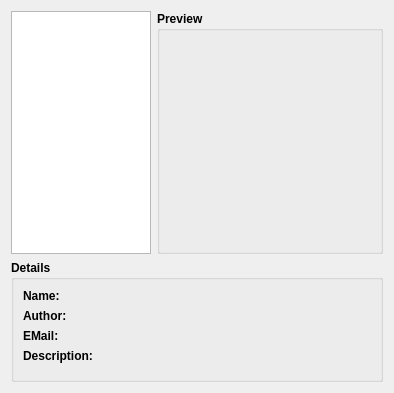
<?xml version="1.0" encoding="UTF-8"?>
<ui version="4.0">
 <class>ThemeSettings</class>
 <widget class="QWidget" name="ThemeSettings">
  <property name="geometry">
   <rect>
    <x>0</x>
    <y>0</y>
    <width>394</width>
    <height>393</height>
   </rect>
  </property>
  <property name="windowTitle">
   <string>Form</string>
  </property>
  <layout class="QVBoxLayout" name="verticalLayout_2">
   <item>
    <layout class="QHBoxLayout" name="horizontalLayout_2">
     <item>
      <widget class="QListWidget" name="itemList"/>
     </item>
     <item>
      <widget class="QGroupBox" name="groupBox">
       <property name="font">
        <font>
         <weight>75</weight>
         <bold>true</bold>
        </font>
       </property>
       <property name="title">
        <string>Preview</string>
       </property>
       <layout class="QHBoxLayout" name="horizontalLayout">
        <property name="spacing">
         <number>10</number>
        </property>
        <property name="margin">
         <number>10</number>
        </property>
        <item>
         <widget class="QLabel" name="previewLabel">
          <property name="minimumSize">
           <size>
            <width>200</width>
            <height>200</height>
           </size>
          </property>
          <property name="maximumSize">
           <size>
            <width>200</width>
            <height>200</height>
           </size>
          </property>
          <property name="frameShape">
           <enum>QFrame::NoFrame</enum>
          </property>
          <property name="text">
           <string/>
          </property>
         </widget>
        </item>
       </layout>
      </widget>
     </item>
    </layout>
   </item>
   <item>
    <widget class="QGroupBox" name="groupBox_2">
     <property name="font">
      <font>
       <weight>75</weight>
       <bold>true</bold>
      </font>
     </property>
     <property name="title">
      <string>Details</string>
     </property>
     <layout class="QFormLayout" name="formLayout">
      <item row="0" column="0">
       <widget class="QLabel" name="nameLabel">
        <property name="font">
         <font>
          <weight>75</weight>
          <bold>true</bold>
         </font>
        </property>
        <property name="text">
         <string>Name:</string>
        </property>
       </widget>
      </item>
      <item row="0" column="1">
       <widget class="QLabel" name="nameText">
        <property name="font">
         <font>
          <weight>50</weight>
          <bold>false</bold>
         </font>
        </property>
        <property name="text">
         <string notr="true"/>
        </property>
       </widget>
      </item>
      <item row="1" column="0">
       <widget class="QLabel" name="authorLabel">
        <property name="font">
         <font>
          <weight>75</weight>
          <bold>true</bold>
         </font>
        </property>
        <property name="text">
         <string>Author:</string>
        </property>
       </widget>
      </item>
      <item row="1" column="1">
       <widget class="QLabel" name="authorText">
        <property name="font">
         <font>
          <weight>50</weight>
          <bold>false</bold>
         </font>
        </property>
        <property name="text">
         <string notr="true"/>
        </property>
       </widget>
      </item>
      <item row="2" column="0">
       <widget class="QLabel" name="emailLabel">
        <property name="font">
         <font>
          <weight>75</weight>
          <bold>true</bold>
         </font>
        </property>
        <property name="text">
         <string>EMail:</string>
        </property>
       </widget>
      </item>
      <item row="2" column="1">
       <widget class="QLabel" name="emailText">
        <property name="font">
         <font>
          <weight>50</weight>
          <bold>false</bold>
         </font>
        </property>
        <property name="text">
         <string notr="true"/>
        </property>
       </widget>
      </item>
      <item row="3" column="0">
       <widget class="QLabel" name="descriptionLabel">
        <property name="font">
         <font>
          <weight>75</weight>
          <bold>true</bold>
         </font>
        </property>
        <property name="text">
         <string>Description:</string>
        </property>
        <property name="alignment">
         <set>Qt::AlignLeading|Qt::AlignLeft|Qt::AlignTop</set>
        </property>
       </widget>
      </item>
      <item row="3" column="1">
       <widget class="QLabel" name="descriptionText">
        <property name="sizePolicy">
         <sizepolicy hsizetype="Expanding" vsizetype="MinimumExpanding">
          <horstretch>0</horstretch>
          <verstretch>0</verstretch>
         </sizepolicy>
        </property>
        <property name="font">
         <font>
          <weight>50</weight>
          <bold>false</bold>
         </font>
        </property>
        <property name="text">
         <string notr="true"/>
        </property>
        <property name="scaledContents">
         <bool>true</bool>
        </property>
        <property name="alignment">
         <set>Qt::AlignLeading|Qt::AlignLeft|Qt::AlignTop</set>
        </property>
        <property name="wordWrap">
         <bool>true</bool>
        </property>
       </widget>
      </item>
     </layout>
    </widget>
   </item>
  </layout>
 </widget>
 <resources/>
 <connections/>
</ui>
